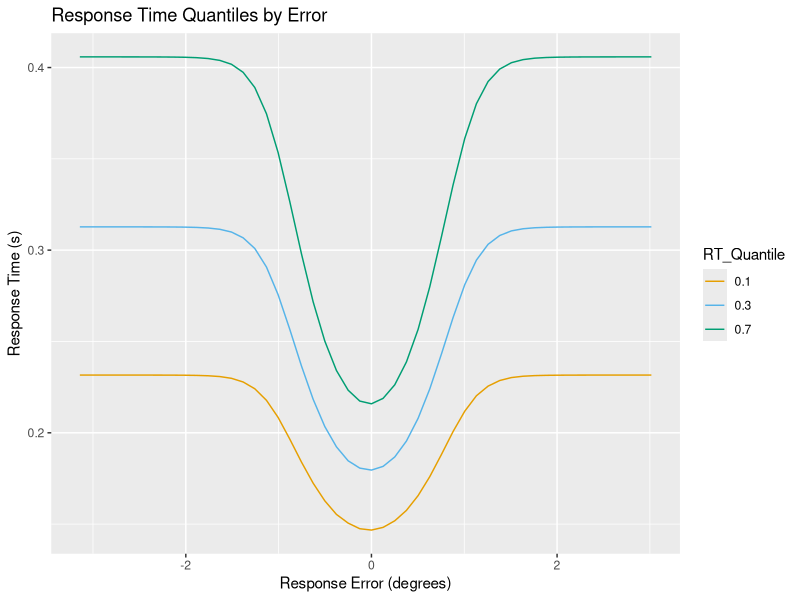
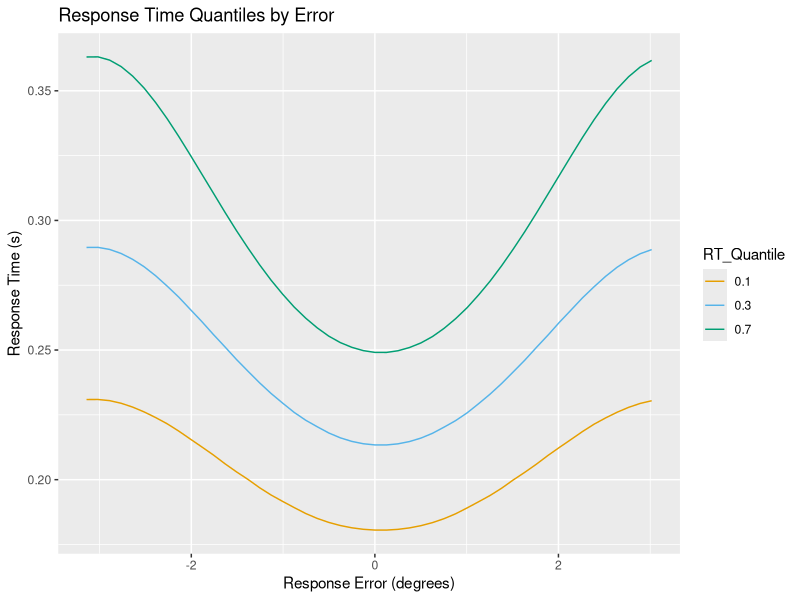
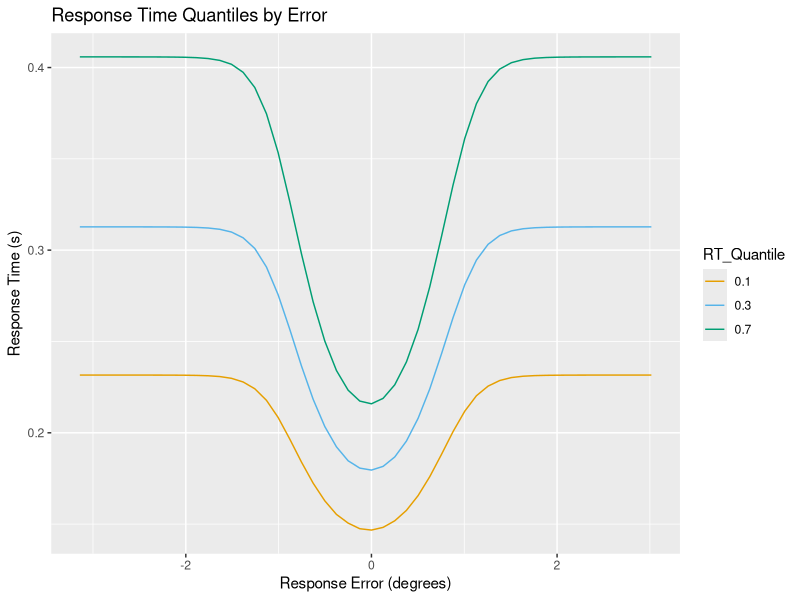
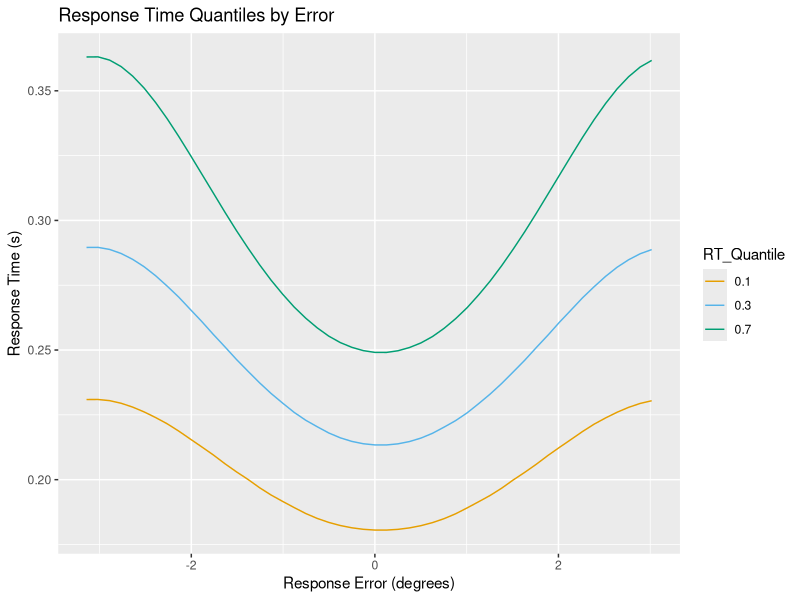

The R script that drew these images, in order:
## ---- chunk 1
knitr::opts_chunk$set(echo = TRUE)
library(ggplot2)
## ---- chunk 2
setwd("~/GitHub/sourcemem/analysis/data/modelPredictionsNoC")
Mix <- read.csv("mixCum.csv", header = FALSE)
VP <- read.csv("vpCum.csv", header = FALSE)
time <- read.csv("time.csv", header = FALSE)
theta <- read.csv("theta.csv", header = FALSE)
## ---- chunk 3
angles <- theta[1,]
ys <- time[1,]
nrows <- nrow(Mix)
Q <- data.frame(matrix(ncol=0,nrow=0))
for (i in 1:nrows){
  xs <- Mix[i,]
  this.Quantile<- approx(xs, ys, c(0.1, 0.3, 0.7))
  #this.Quantile<- interp[["y"]]
   Q <- rbind(Q,this.Quantile)
}

#QPP <- ggplot(data = Q,aes(x=, y=, group=, colour = )) + geom_point() + geom_smooth(se=FALSE) + labs(title ="Response Time Quantiles by Error", x = "Response Error (degrees)", y = "Response Time (s)") + scale_colour_manual(values=cbPalette)

## ---- chunk 4
plotQ = data.frame(matrix(ncol=3,nrow=150))
angles <- t(angles)
plotQ[,1]=rep(angles[,1],each=3)
plotQ[,2]=Q[,1]
plotQ[,3]=Q[,2]

colnames(plotQ) <- c("Error","RT_Quantile","RT")

plotQ$RT_Quantile <- as.factor(plotQ$RT_Quantile)

cbPalette <- c("#E69F00", "#56B4E9", "#009E73", "#0072B2", "#D55E00", "#CC79A7")

MixQPP <- ggplot(data = plotQ,aes(x=plotQ$Error, y=plotQ$RT, group=plotQ$RT_Quantile, colour = RT_Quantile)) + geom_line() + labs(title ="Response Time Quantiles by Error", x = "Response Error (degrees)", y = "Response Time (s)") + scale_colour_manual(values=cbPalette)
## ---- chunk 5
MixQPP
ggsave("Mix.jpeg", plot = MixQPP)
## ---- chunk 6
#Same but with VP
angles <- theta[1,]
ys <- time[1,]
nrows <- nrow(VP)
Q <- data.frame(matrix(ncol=0,nrow=0))
for (i in 1:nrows){
  xs <- VP[i,]
  this.Quantile<- approx(xs, ys, c(0.1, 0.3, 0.7))
  #this.Quantile<- interp[["y"]]
   Q <- rbind(Q,this.Quantile)
}

#QPP <- ggplot(data = Q,aes(x=, y=, group=, colour = )) + geom_point() + geom_smooth(se=FALSE) + labs(title ="Response Time Quantiles by Error", x = "Response Error (degrees)", y = "Response Time (s)") + scale_colour_manual(values=cbPalette)

## ---- chunk 7
plotQ = data.frame(matrix(ncol=3,nrow=150))
angles <- t(angles)
plotQ[,1]=rep(angles[,1],each=3)
plotQ[,2]=Q[,1]
plotQ[,3]=Q[,2]

colnames(plotQ) <- c("Error","RT_Quantile","RT")

plotQ$RT_Quantile <- as.factor(plotQ$RT_Quantile)

cbPalette <- c("#E69F00", "#56B4E9", "#009E73", "#0072B2", "#D55E00", "#CC79A7")

VPQPP <- ggplot(data = plotQ,aes(x=plotQ$Error, y=plotQ$RT, group=plotQ$RT_Quantile, colour = RT_Quantile)) + geom_line() + labs(title ="Response Time Quantiles by Error", x = "Response Error (degrees)", y = "Response Time (s)") + scale_colour_manual(values=cbPalette)
## ---- chunk 8
VPQPP
ggsave("VP.jpeg", plot = VPQPP)
